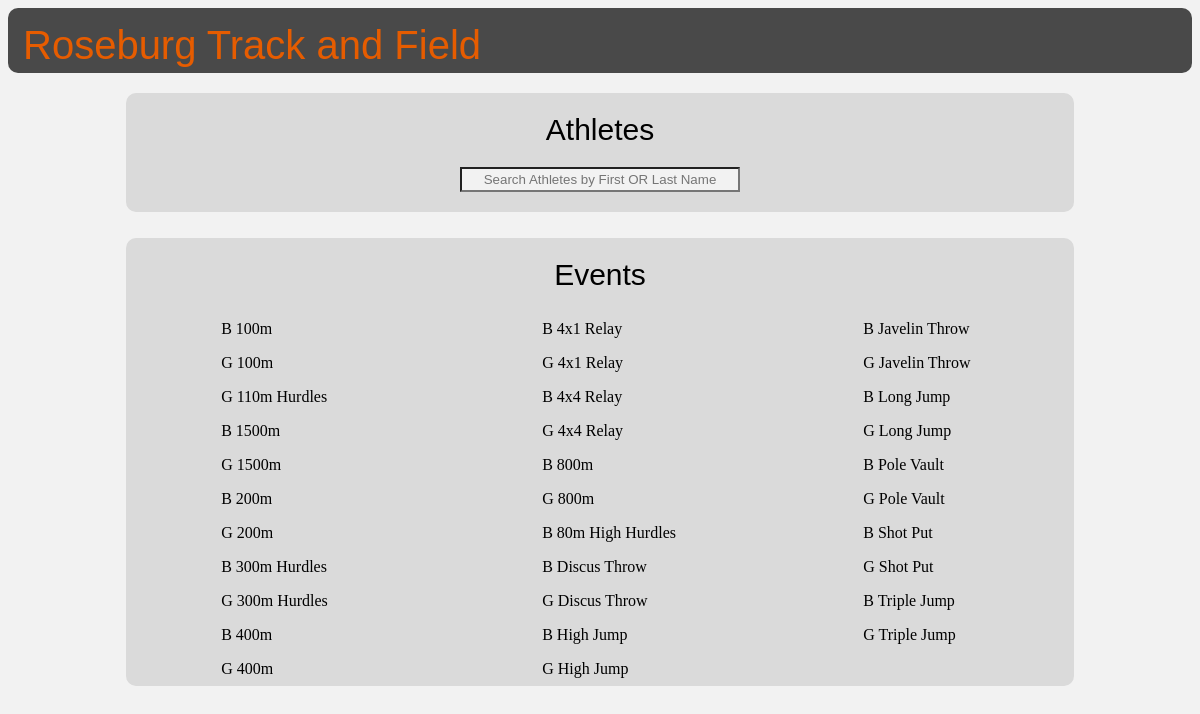
The page /track/ on the database its author committed.
### track/models.py (models this page shows, shortened)
class Event(models.Model):
	BOYS = 'B'
	GIRLS = 'G'
	CHOICES = (
		(BOYS, 'Boys'),
		(GIRLS, 'Girls'),
	)
	gender = models.CharField(max_length=1, choices=CHOICES, null=False)
	event_name = models.CharField(max_length=20, null=False)
	class Meta:
		unique_together = ('event_name', 'gender')

### track/views.py (the view)
def index(request):
	events = Event.objects.order_by('event_name')
	return render(request, 'track/index.html', { 'events' : events })

### track/templates/track/index.html (shortened to what this page needs)
{% load staticfiles %}
<link rel="stylesheet" type="text/css" href="{% static 'track/index.css' %}" />
<div id="top_bar">
  <head>
    <p class="page_title">Roseburg Track and Field</p>
  </head>
</div>
<body>
  <div id="section">
    <a href="/track/athletes/"><p class="heading">Athletes</p></a>
    <form action="/track/athletes/" method="GET" id="search_bar">
      <input type="text" name="search_term" placeholder="Search Athletes by First OR Last Name" required>
    </form>
  </div>
  <div id="section">
  <p class="heading">Events</p>
  <div id="list">
  {% if events %}
    {% for e in events %}
      <ul>
      <li>
        <a href="{% url 'track:event_profile' e.id %}">{{e.gender}} {{e.event_name}}</a>
      </li>
      </ul>
    {% endfor %}
  {% else %}
    <p> Error Loading Events</p>
  {% endif %}
  </div>
</body>

### track/static/track/index.css (style rules this page uses)
#top_bar { background-color: #494949; height: 65px; border-radius: 10px; text-align: left; }
p.page_title { font-family: Arial; font-size: 40px; color: #E65C00; padding-left: 15px; padding-top: 15px; white-space: nowrap; overflow: hidden; }
p.heading { color: #000000; font-size: 30px; font-family: Arial; text-align: center; padding: 20px; margin: 0px; }
body { background-color: #F2F2F2; }
#section { background-color: #DADADA; font-family: Arial; position: relative; margin-left: auto; margin-right: auto; width: 80%; top: 20px; border-radius: 10px; }
#list { -webkit-column-count: 3; -moz-column-count: 3; -ms-column-count: 3; column-count: 3; columns: 3; position: center; }
#search_bar { text-align: center; padding-bottom: 20px; }
input { text-align: center; width: 280px; height: 25px; background-color: #F2F2F2; outline-color: #FFFFFF; outline-width: medium; }
ul { list-style-type: none; margin: 0px; padding: 8px; text-align: left; }
ul li { position: relative; font-size: 16px; font-family: Tahoma; margin-left: 30%; margin-right: 30%; white-space: nowrap; }
a:link { color: #000000; text-decoration: none; }

### rows shown on the page
Event: gender "B", event_name "100m"
Event: gender "G", event_name "100m"
Event: gender "G", event_name "110m Hurdles"
Event: gender "B", event_name "1500m"
Event: gender "G", event_name "1500m"
Event: gender "B", event_name "200m"
Event: gender "G", event_name "200m"
Event: gender "B", event_name "300m Hurdles"
Event: gender "G", event_name "300m Hurdles"
Event: gender "B", event_name "400m"
Event: gender "G", event_name "400m"
Event: gender "B", event_name "4x1 Relay"
Event: gender "G", event_name "4x1 Relay"
Event: gender "B", event_name "4x4 Relay"
Event: gender "G", event_name "4x4 Relay"
Event: gender "B", event_name "800m"
Event: gender "G", event_name "800m"
Event: gender "B", event_name "80m High Hurdles"
Event: gender "B", event_name "Discus Throw"
Event: gender "G", event_name "Discus Throw"
Event: gender "B", event_name "High Jump"
Event: gender "G", event_name "High Jump"
Event: gender "B", event_name "Javelin Throw"
Event: gender "G", event_name "Javelin Throw"
Event: gender "B", event_name "Long Jump"
Event: gender "G", event_name "Long Jump"
Event: gender "B", event_name "Pole Vault"
Event: gender "G", event_name "Pole Vault"
Event: gender "B", event_name "Shot Put"
Event: gender "G", event_name "Shot Put"
Event: gender "B", event_name "Triple Jump"
Event: gender "G", event_name "Triple Jump"
